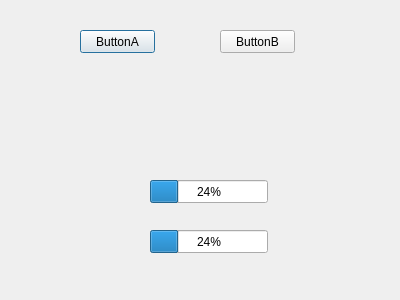
<?xml version="1.0" encoding="UTF-8"?>
<ui version="4.0">
 <class>Dialog</class>
 <widget class="QDialog" name="Dialog">
  <property name="geometry">
   <rect>
    <x>0</x>
    <y>0</y>
    <width>400</width>
    <height>300</height>
   </rect>
  </property>
  <property name="windowTitle">
   <string>Dialog</string>
  </property>
  <widget class="QPushButton" name="pushButton_A">
   <property name="geometry">
    <rect>
     <x>80</x>
     <y>30</y>
     <width>75</width>
     <height>23</height>
    </rect>
   </property>
   <property name="text">
    <string>ButtonA</string>
   </property>
  </widget>
  <widget class="QPushButton" name="pushButton_B">
   <property name="geometry">
    <rect>
     <x>220</x>
     <y>30</y>
     <width>75</width>
     <height>23</height>
    </rect>
   </property>
   <property name="text">
    <string>ButtonB</string>
   </property>
  </widget>
  <widget class="QProgressBar" name="progressBar_B">
   <property name="geometry">
    <rect>
     <x>150</x>
     <y>230</y>
     <width>118</width>
     <height>23</height>
    </rect>
   </property>
   <property name="value">
    <number>24</number>
   </property>
  </widget>
  <widget class="QProgressBar" name="progressBar_A">
   <property name="geometry">
    <rect>
     <x>150</x>
     <y>180</y>
     <width>118</width>
     <height>23</height>
    </rect>
   </property>
   <property name="value">
    <number>24</number>
   </property>
  </widget>
 </widget>
 <resources/>
 <connections/>
</ui>
